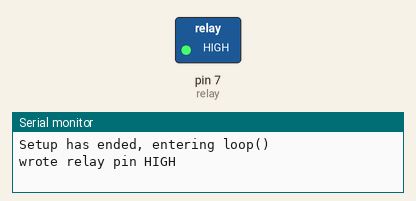
Recording of a sketch running on a simulated Arduino Uno, built with avr-gcc and run on an emulated ATmega328P. On the bench: switched loads named in the sketch (green lamp = pin HIGH), the last lines printed to the serial monitor.

Above: at 1.5 s.
At 4.5 s:
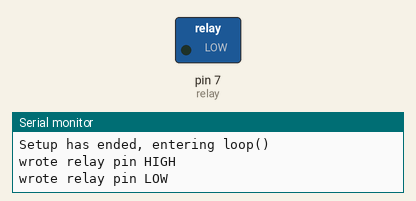
Timing chart, 0 to 7.8 s (numbered marks = the images above):
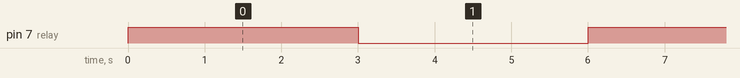

The sketch:

test_relay.ino
```cpp
// utility code to test relay
// 10/22/17

// using Power Switch Tail (PST) as relay http://www.powerswitchtail.com/
// pin 7 connected to PST + input
// ground connected to PST - input

int relay = 7;  // pin used to communicate with relay
int delayTime = 3000;  // time to wait between switches


void setup() {
  Serial.begin(9600);
  pinMode(relay, OUTPUT);
  digitalWrite(relay, LOW);
  Serial.println("Setup has ended, entering loop()");
}

void loop() {
  digitalWrite(relay, HIGH);
  Serial.println("wrote relay pin HIGH");
  delay(delayTime);

  digitalWrite(relay, LOW);
  Serial.println("wrote relay pin LOW");
  delay(delayTime);
}
```

Measured:
- by itself, pin 7 (relay): alternates HIGH for 3.0 s and LOW for 3.0 s
